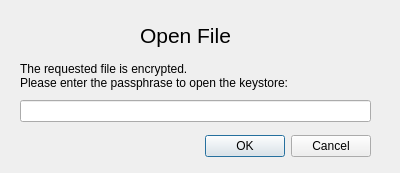
<?xml version="1.0" encoding="UTF-8"?>
<ui version="4.0">
 <class>OpenFilePassphraseDialog</class>
 <widget class="QDialog" name="OpenFilePassphraseDialog">
  <property name="geometry">
   <rect>
    <x>0</x>
    <y>0</y>
    <width>400</width>
    <height>173</height>
   </rect>
  </property>
  <property name="sizePolicy">
   <sizepolicy hsizetype="Fixed" vsizetype="Fixed">
    <horstretch>0</horstretch>
    <verstretch>0</verstretch>
   </sizepolicy>
  </property>
  <property name="focusPolicy">
   <enum>Qt::NoFocus</enum>
  </property>
  <property name="windowTitle">
   <string>Keystore Passphrase</string>
  </property>
  <property name="modal">
   <bool>true</bool>
  </property>
  <widget class="QDialogButtonBox" name="buttonBox">
   <property name="geometry">
    <rect>
     <x>30</x>
     <y>130</y>
     <width>341</width>
     <height>32</height>
    </rect>
   </property>
   <property name="orientation">
    <enum>Qt::Horizontal</enum>
   </property>
   <property name="standardButtons">
    <set>QDialogButtonBox::Cancel|QDialogButtonBox::Ok</set>
   </property>
  </widget>
  <widget class="QLabel" name="headerLabel">
   <property name="geometry">
    <rect>
     <x>140</x>
     <y>20</y>
     <width>141</width>
     <height>31</height>
    </rect>
   </property>
   <property name="font">
    <font>
     <pointsize>16</pointsize>
    </font>
   </property>
   <property name="text">
    <string>Open File</string>
   </property>
   <property name="textFormat">
    <enum>Qt::RichText</enum>
   </property>
  </widget>
  <widget class="QLabel" name="textLabel">
   <property name="geometry">
    <rect>
     <x>20</x>
     <y>60</y>
     <width>351</width>
     <height>31</height>
    </rect>
   </property>
   <property name="text">
    <string>The requested file is encrypted.
Please enter the passphrase to open the keystore:</string>
   </property>
  </widget>
  <widget class="QLineEdit" name="passphraseEdit">
   <property name="geometry">
    <rect>
     <x>20</x>
     <y>100</y>
     <width>351</width>
     <height>22</height>
    </rect>
   </property>
   <property name="focusPolicy">
    <enum>Qt::StrongFocus</enum>
   </property>
   <property name="echoMode">
    <enum>QLineEdit::Password</enum>
   </property>
  </widget>
 </widget>
 <tabstops>
  <tabstop>buttonBox</tabstop>
  <tabstop>passphraseEdit</tabstop>
 </tabstops>
 <resources/>
 <connections>
  <connection>
   <sender>buttonBox</sender>
   <signal>accepted()</signal>
   <receiver>OpenFilePassphraseDialog</receiver>
   <slot>accept()</slot>
   <hints>
    <hint type="sourcelabel">
     <x>248</x>
     <y>254</y>
    </hint>
    <hint type="destinationlabel">
     <x>157</x>
     <y>274</y>
    </hint>
   </hints>
  </connection>
  <connection>
   <sender>buttonBox</sender>
   <signal>rejected()</signal>
   <receiver>OpenFilePassphraseDialog</receiver>
   <slot>reject()</slot>
   <hints>
    <hint type="sourcelabel">
     <x>316</x>
     <y>260</y>
    </hint>
    <hint type="destinationlabel">
     <x>286</x>
     <y>274</y>
    </hint>
   </hints>
  </connection>
 </connections>
</ui>
